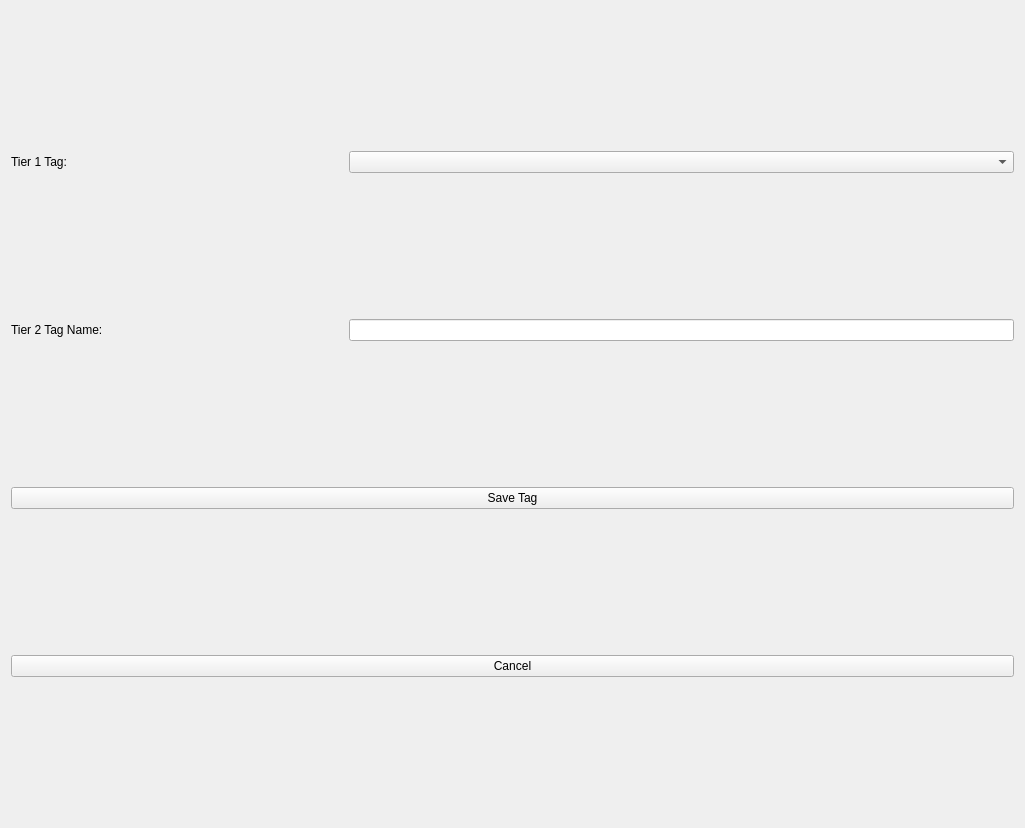
<?xml version="1.0" encoding="UTF-8"?>
<ui version="4.0">
 <class>Form</class>
 <widget class="QWidget" name="Form">
  <property name="geometry">
   <rect>
    <x>0</x>
    <y>0</y>
    <width>1025</width>
    <height>828</height>
   </rect>
  </property>
  <property name="windowTitle">
   <string>Form</string>
  </property>
  <layout class="QHBoxLayout" name="horizontalLayout">
   <item>
    <layout class="QGridLayout" name="gridLayout">
     <item row="2" column="0" colspan="3">
      <widget class="QPushButton" name="pushButton_SaveTag">
       <property name="text">
        <string>Save Tag</string>
       </property>
      </widget>
     </item>
     <item row="3" column="0" colspan="3">
      <widget class="QPushButton" name="pushButton_Cancel">
       <property name="text">
        <string>Cancel</string>
       </property>
      </widget>
     </item>
     <item row="1" column="0">
      <widget class="QLabel" name="label_Tag2Name">
       <property name="text">
        <string>Tier 2 Tag Name:</string>
       </property>
      </widget>
     </item>
     <item row="1" column="1" colspan="2">
      <widget class="QLineEdit" name="lineEdit_Tag2Name"/>
     </item>
     <item row="0" column="0">
      <widget class="QLabel" name="label_Tie1Tag">
       <property name="text">
        <string>Tier 1 Tag:</string>
       </property>
      </widget>
     </item>
     <item row="0" column="1" colspan="2">
      <widget class="QComboBox" name="comboBox_Tag1"/>
     </item>
    </layout>
   </item>
  </layout>
 </widget>
 <resources/>
 <connections/>
</ui>
